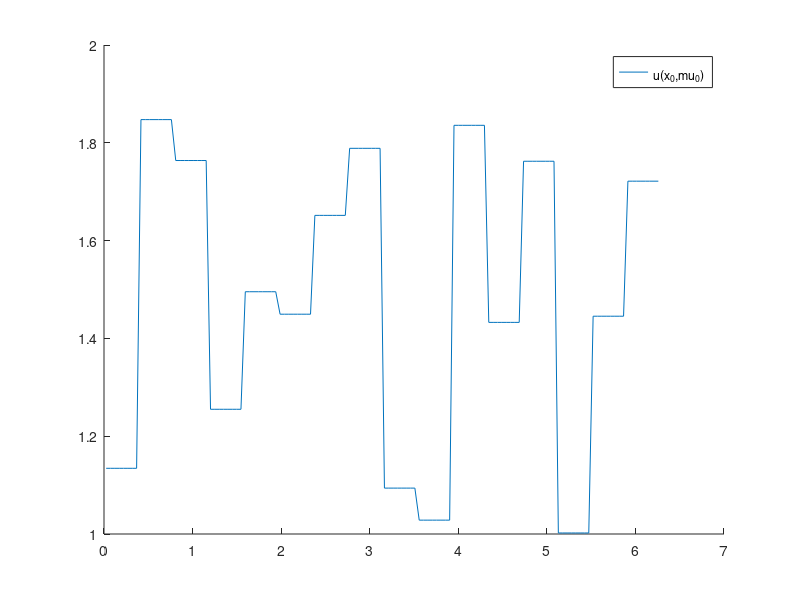
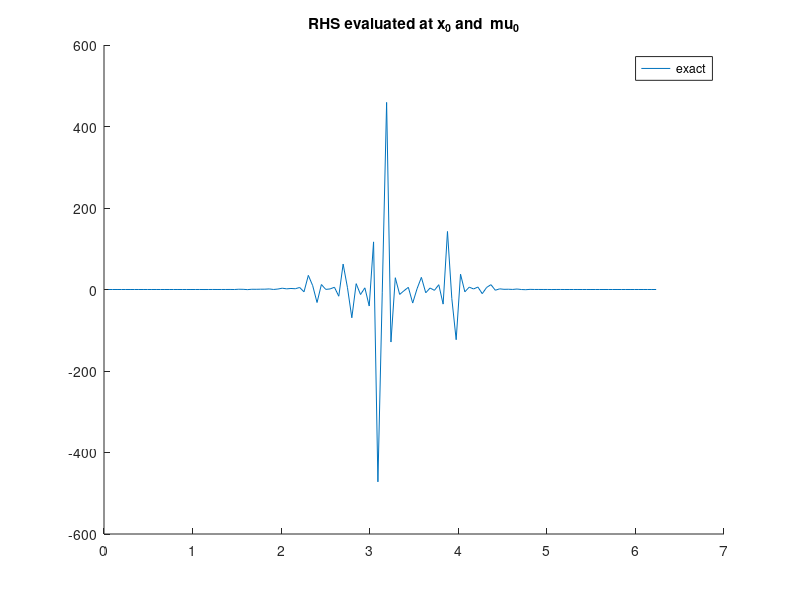
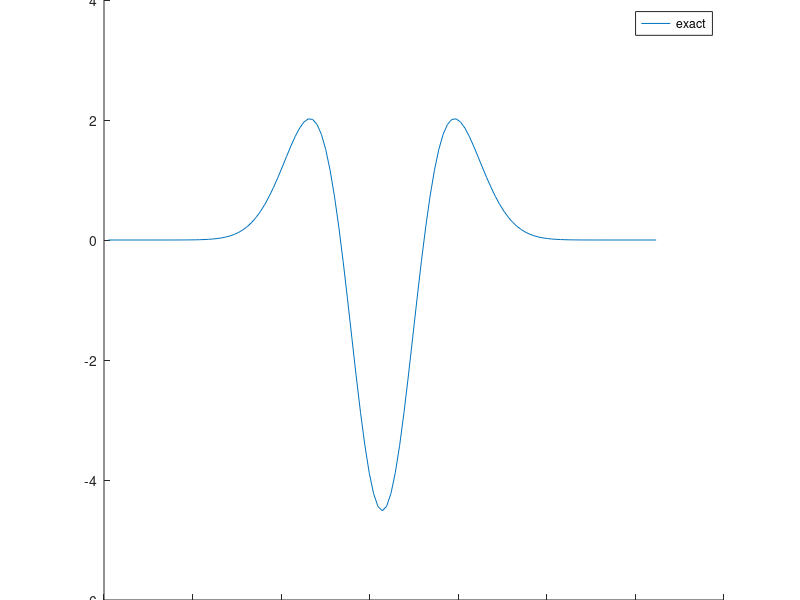

Here is the MATLAB script that generated these plots, in order: (Note: this script raises an error after producing the figures.)
clear all;
close all;

rng(1); % for reproducibility

addpath('source/');

N = 128;
% N = 16;
% N = 6;

    % monolithic = false
    monolithic = true


%% 1D heat equation with piecewise-constant conductivity as in https://epubs.siam.org/doi/epdf/10.1137/21M1452810, or rather https://arxiv.org/pdf/2502.10888


% Omega = [-1 1];
Omega = [0 2*pi];
xis = linspace(Omega(1),Omega(2),N+1)';
xis_in = xis(2:end-1);
dx = (Omega(2)-Omega(1))/N;

% d = 3; % dimension  of mu
d = 16; % dimension  of mu
% d = 4; % dimension  of mu
% d = 20;
mu0 = rand(d,1) + 1; % each entry between 1 and 2
A = 1/2*spdiags([ones(N,1) ones(N,1)],[0 1],N,N+1); % average in the N midpoints within N+1 points
% inds = ceil(eps+d*(xis'-Omega(1))/(Omega(2)-Omega(1)));
inds = ceil(eps+d*((A*xis)'-Omega(1))/(Omega(2)-Omega(1)));
% nuplus  = @(mu) mu(inds(2:end));
% numinus = @(mu) mu(inds(1:end-1));
% nu = @(x,mu) mu(ceil(eps+d*(xis'-Omega(1))/(Omega(2)-Omega(1)))); % x argument for compatibility
% nu = @(x,mu) [0;x;0].*mu(inds); % x argument for compatibility
% nu = @(x,mu) (A*[0;x;0]).*mu(inds); % x argument for compatibility
nu = @(x,mu) mu(inds); % x argument for compatibility
% nu = @(x,mu) mu(floor(eps+d*(xis'-Omega(1))/(Omega(2)-Omega(1)))); % x argument for compatibility
% x0 = -666*ones(size(xis));

% % k0 = @(xis,mu) exp(-(xis-mu).^2);
% % syms k0(xis_,mu);
% syms xis_ mu_;
% k0_(xis_,mu_) = exp(-.5*(xis_-mu_).^2);
% k0 = matlabFunction(k0_);
% nu = @(x,mu) k0(xis,mu).*x; % thermal conductivity 
% 
% x0 = -sin(pi/2*xis) + 1; % -> make intial condition satisfy BC
% x0 = -sin(pi/2*xis_in) + 1; % -> make intial condition satisfy BC
% % x0 = ones(size(xis)) ; % -> make intial condition satisfy BC
% mu0 = .3;
x0 = exp(-(xis_in-pi).^2).*sin(xis_in/2);

figure
hold on
% plot(xis,x0, "DisplayName","x_0")
% plot(xis,k0(xis,mu0), "DisplayName","k_0(\mu_0)")
% plot(xis,nu(x0,mu0), "DisplayName","\nu(x_0,\mu_0)")
plot(A*xis,nu(x0,mu0), "DisplayName","\nu(x_0,\mu_0)")
% plot(xis,numinus(mu0), "DisplayName","\nu(x_0,\mu_0)")
% plot(xis,nuplus(mu0), "DisplayName","\nu(x_0,\mu_0)")
% plot(xis,nu(mu0), "DisplayName","\nu(\mu_0)")
legend('show')

%%
dt = 1e-4;
% dt = 1e-4/10;
% dt = 0.008;
% dt = 0.001;
% t_end = 1;
% t_end = 100*dt;
t_end = 0.8;
% t_end = 10*dt;
nt = t_end/dt;

is = [2];
% is = [1];
I = speye(N);

%% finite elements discretization with homogeneous Dirichlet boundary conditions
%% --> due to Dirichlet BC only N-1 DoFs
N1 = N-1;
% xis1 = linspace(Omega(1),Omega(2),N)';
% dx = (Omega(2)-Omega(1))/N;

% damping matrix
C = 1/6*dx*spdiags([ones(N,1) 4*ones(N,1) ones(N,1)],[-1 0 1],N1,N1);
% stiffness matrix
% B = 1/dx*spdiags([-ones(N,1) 2*ones(N,1) ones(N,1)],[-1 0 1],N,N);
% B = @(mu) -1/dx*spdiags([-numinus(mu) numinus(mu)+nuplus(mu) -nuplus(mu)],[-1 0 1],N1,N1);
I = speye(N);
Iplus = I(2:end,:);
Iminus = I(1:end-1,:);
% B = @(x,mu) -1/dx*spdiags([-Iminus*nu(x,mu) (Iminus+Iplus)*nu(x,mu) -Iplus*nu(x,mu)],[-1 0 1],N1,N1);
B = @(x,mu) -1/dx*spdiags([-Iminus*nu([],mu) (Iminus+Iplus)*nu([],mu) -Iplus*nu([],mu)],[-1 0 1],N1,N1);

% F1_exact = @(x,mu) C\B*(nu([],mu).*x);
% F1_exact = @(x,mu) C\(B(x,mu)*x);

% F2_exact = @(x1,x2,mu) C\(B(x1,mu)*x2);
F2_exact = @(x1,x2,mu) C\(B([],mu)*(x1.*x2));
% F2_exact = @(x1,x2,mu) C\(B(x0,mu)*x2);
F2X_exact = @(X,mu) F2_exact(X(:,1),X(:,2),mu); % enable storing variables in one matrix
F2X = @(X,mu) F2X_exact(X,mu);

% D = spdiags([-ones(N,1) ones(N,1)], [-1 1],N,N); % first-order central finite difference
% D(1,1) = -1; D(end,end) = 1; % homogeneous Neumann BC
% D = D/(2*dx);
% D1 = D;

% F1 = @(x,theta) 0;
% F1_exact = @(x) D1*(nu(x,k0(mu)).*(D1*x));

% F2_exact = @(x1,x2,mu) D1*(nu(x1,mu).*(D1*x2));
% F2X_exact = @(X,mu) F2_exact(X(:,1),X(:,2),mu); % enable storing variables in one matrix

% Q: are boundary conditions in D1 correct like this?

% definition for k0 approximations
% F2_k = @(x1,x2,k,mu) D1*((k(xis,mu).*x1).*(D1*x2));
% F2_k = @(x1,x2,k) D1*((k.*x1).*(D1*x2));
% F2X_k = @(X,k) F2_k(X(1,:),X(2,:),k,mu0);

% % s_max = N;
% s_max = 18;
% % s_max = 6;
% % s_max = 1;
% % s_max = 1;
% % s_max = 30;
% % s_max = 21;
% mus = linspace(-1,1,s_max);
% mus = flip(mus)
% % mus = mu0

s_max = d;
mus = ones(d,d) + eye(d);

%% 1) simple setting: fixed mu
% F2 = @(x1,x2,theta) F2_exact(x1,x2,mu0);
% F2X = @(X,theta) F2(X(:,1),X(:,2),theta);  % enable storing variables in one matrix
% f = @(x,u,mu) F2(x,x);
% 
% mus = mu0;
% s= 1;
% qH = 1;
% Theta_H = 1;
% Thetas{1} = Theta_H;

%% 2) general setting: arbitrary qH

% k1_ = diff(k0_,xis_);
% % k1 = matlabFunction(k1_);
% k1 = eval(k1_(xis,mu0));

qH = s_max;
s = qH;
% mus = (0:s-1)+mu0;
% mus = linspace(-1,1,s);
% % % theta_H = @(mu) (mu'-mu0).^(0:s-1);
theta_H = @(mu) mu';

% Theta_H = theta_H(mus(1:s));
Theta_H = theta_H(mus);
Thetas{1} = Theta_H;

% F2 = @(x1,x2,theta) sum(theta'.*[F2_k(x1,x2,k0(xis,mu0)) F2_k(x1,x2,k1)],2);
% [F2,kps,k_sum] = F2_taylor_approx(k0_,mu_,qH,F2_k,xis,mu0);
% F2 = F2_exact;
% F2X = @(X,theta) F2(X(:,1),X(:,2),theta); % enable storing variables in one matrix

%% some plots 
figure
hold on
% plot(xis_in,F1_exact(x0,mu0), "DisplayName","exact")
% plot(xis,F2_exact(x0,x0,mu0), "DisplayName","exact")
plot(xis_in,F2_exact(x0,x0,mu0), "DisplayName","exact")
% plot(xis,F2X([x0,x0],theta_H(mu0)),'--',"DisplayName","Taylor approx "+qH)
title("RHS evaluated at x_0 and  \mu_0")
legend("show")

% mu1 = -1;
% mu1 = 2 - mu0 + 1; 
mu1 = ones(d,1); mu1(1) = 2; % make mu1 = mus_b(:,1)
% mu1 = -mu0;
figure
hold on
% plot(xis,F2_exact(x0,x0,mu1), "DisplayName","exact")
plot(xis_in,F2_exact(x0,x0,mu1), "DisplayName","exact")
% plot(xis_in,F1_exact(x0,mu1), "DisplayName","exact")
% plot(xis,F2X([x0,x0],theta_H(mu1)),'--',"DisplayName","Taylor approx "+qH)
title("RHS evaluated at x_0 and \mu="+ num2str(mu1))
legend("show")

%%

% f = @(x,u,mu) F2(x,x,theta_H(mu)); % previously used

f = @(x,u,mu) F2_exact(x,x,mu);
% f = @(x,u,mu) F1_exact(x,mu);
% F2_exact = @(x1,x2,mu) D1*(nu(x1,mu).*(D1*x2));


%%

Nu = 0; % input signal dimension

%% generate ROM basis construction data
% s_b = 5;
% s_b = d;


% X0s = 10*[-sin(pi/2*xs)' sin(3*pi/2*xs)']; % -> make intial condition satisfy BC
% x0 = -sin(pi/2*xis); % -> make intial condition satisfy BC
% mus_b = mus; % so far used
% mus_b = linspace(-1,1,s_b);
% mus_b = mus;
% s_b = 5; % does not need to be equal to d
s_b = d; % does not need to be equal to d
% mus_b = rand(d,s_b) + 1; % each entry between 1 and 2
mus_b = eye(d) + 1; % each entry between 1 and 2

X_b = zeros(N1,nt+1,s_b);
U_b = zeros(Nu,nt+1,s_b); 

for k = 1:s_b
    mu = mus_b(:,k);
    X_b(:,:,k) = simulate(x0,dt,nt,@(x) single_step(x,0,dt,f,mu));
end

%% construct ROM basis via POD
[V,S,~] = svd(X_b(:,:),'econ');
n = 30;
% n = 6;
% n = 16;
% n = N1;
% n = N;
% n = s_max;
% fac = 12;
% fac = 1;
% n = fac*s_max;

Vn = V(:,1:n);
% Vn = eye(n);

%% singular value decay
figure
semilogy(diag(S)/S(1,1))
title("singular value decay")

%% plot POD modes
figure; hold on
for i = 1:n
% for i = n:n
    plot(Vn(:,i))
end

%% state plots
k = 1;
figure
plot(xis_in,X_b(:,1,k))
hold on
plot(xis_in,X_b(:,2,k))
plot(xis_in,X_b(:,3,k))
plot(xis_in,X_b(:,5,k))
plot(xis_in,X_b(:,10,k))
plot(xis_in,X_b(:,50,k))
plot(xis_in,X_b(:,100,k))
plot(xis_in,X_b(:,end,k))

%% plot end states
figure
hold on
for k = 1:s_b
    plot(xis_in,X_b(:,end,k),"-x")
end


%% opinf on ROM basis snapshot data
% tX_b = Vn'*X_b;
tX_b = pagemtimes(Vn',X_b);
tX_b1 = tX_b(:,1:end-1,:);
tX_b2 = tX_b(:,2:end,:);
dot_tX_b = (tX_b2-tX_b1)/dt;

% Thetas_b{1} = theta_H(mus_b);
% [O,A_inds,B_inds,condD] = p_opinf(dot_tX_b,tX_b1,[],is,Thetas_b,true);
% sota.O = O;
% sota.condsD = condD;

%% construct intrusive operators

%% linear
% qA = d;
% tA1s = precompute_rom_operator_param(F1_exact,Vn,1,qA);
% % 
% intr.O = tA1s(:,:);
% intr.Os = tA1s;
% 
% Omu0 = precompute_rom_operator(@(X) F1_exact(X,mu0),Vn,1);
% Omu1 = precompute_rom_operator(@(X) F1_exact(X,mu1),Vn,1);
% 
% tA2s = tA1s; % botch to avoid chaning all names

%% quadratic

% Jn2 = power2kron(n,2);
% tA2 = precompute_rom_operator(F2X,Vn,2)*Jn2;

% tA2s = precompute_rom_operator_param(@(X,theta) F2X(X),Vn,2,qH);
tA2s = precompute_rom_operator_param(@(X,theta) F2X(X,theta),Vn,2,qH);
% tA2s = precompute_rom_operator_param(@(X,theta) F2X(X,theta),Vn,2,s_max);

intr.O = tA2s(:,:);
intr.Os = tA2s;

Jn2 = power2kron(n,2);
Omu0 = precompute_rom_operator(@(X) F2X_exact(X,mu0),Vn,2)*Jn2;
Omu1 = precompute_rom_operator(@(X) F2X_exact(X,mu1),Vn,2)*Jn2;

% tA2_2= Vn'*C*kron(Vn,Vn)*Jn2;
% norm(tA2-tA2_2)

%% generate rank-sufficient snapshot data
tX0_pure = rank_suff_basis(n,is);
U0_pure = [];
XU = blkdiag(U0_pure,tX0_pure);
tX0 = XU(Nu+1:end,:);
U0 = XU(1:Nu,:);

% tX0 = rank_suff_basis(n,is);
% U0 = [];

nf = size(tX0,2);
tX1 = zeros(n,nf,s_max);

% compute time step estimate (3.10)
dt1 = dt_estimate(X_b(:,:,1),U_b(:,:,1),Vn(:,1),dt,is); % internally computes derivatives, so we cannot concatenate trajectories

for k =1:s_max
    mu = mus(:,k);
    for i = 1:nf
        tX1(:,i,k) = Vn'*single_step(Vn*tX0(:,i),U0(:,i),dt1,f,mu);
    end
end

dot_tX = (tX1-tX0)/dt1;

%%
ns = 1:n;
ss = 1:s_max;
% ns = fac*(1:s_max);
% ns = n;
nn = numel(ns);

B_errors = zeros(nn,1);
A1_errors = zeros(nn,1);
% A2_errors = zeros(nn,1);

deco.O_errors = zeros(nn,1);
deco.condsD = zeros(nn,s);

mono.O_errors = zeros(nn,1);
mono.condsD = zeros(nn,1);

deco.Omu0errors = zeros(nn,1);
deco.Omu1errors = zeros(nn,1);

mono.Omu0errors = zeros(nn,1);
mono.Omu1errors = zeros(nn,1);

%% compute ROM state error
Xmu0_FOM = simulate(x0,dt,nt,@(x) single_step(x,0,dt,f,mu0));
Xmu1_FOM = simulate(x0,dt,nt,@(x) single_step(x,0,dt,f,mu1));

deco.ROMerror_mu0 = zeros(nn,1);
deco.ROMerror_mu1 = zeros(nn,1);

mono.ROMerror_mu0 = zeros(nn,1);
mono.ROMerror_mu1 = zeros(nn,1);

% figure(7)
% hold on
% figure(8)
% hold on
%%

n_is__ = n_is(n,is);

for j = 1:nn
    n_ = ns(j);
    % n_ = 4;
    % n_ = s_max; % botch
    %% NEW: changing s
    % s = n_;
    % s = 1;
    s = qH;
    % s = ns(j); % botch
    % s = ss(j); % botch
    % theta_H = @(mu) (mu'-mu0).^(0:s-1);
    theta_H = @(mu) mu';

    Theta_H = theta_H(mus(:,1:s));
    Thetas{1} = Theta_H;
    %%
    n_is_ = n_is(n_,is);
    nf_ = sum(n_is_)+Nu;

    % ks = [1:Nu+n_is_(1), Nu+n_is__(1)+1:Nu+n_is__(1)+n_is_(2)];
    ks = [1:Nu+n_is_(1)];

    tX0_ = tX0(1:n_,ks);
    dot_tX_ = dot_tX(1:n_,ks,1:s);
    U0_ = U0(:,ks);

    hA2s_ = zeros(n_,n_is_,s);
    tA2s_ = zeros(n_,n_is_,s);

    %% monolithic construction
    if monolithic
        tX = repmat(full(tX0_),1,1,s);
        [O,A_inds,B_inds,condD] = p_opinf(dot_tX_,tX,U0_,is,Thetas,true);
        mono.O = O;
        mono.condsD(j) = condD;
    end

    for k =1:s
        dot_tX_ = dot_tX(1:n_,ks,k);

        [O,A_inds,B_inds,condD] = opinf(dot_tX_,tX0_,U0_,is,true);
        % hA1_ = O(:,A_inds(1,1):A_inds(1,2));
        hA2_ = O(:,A_inds(1,1):A_inds(1,2));
        % hA2_ = O(:,A_inds(2,1):A_inds(2,2));
        hB_ = O(:,B_inds(1,1):B_inds(1,2));

        % tB_ = tB(1:n_,:);
        % tA1_ = tA1s(1:n_,1:n_is_(1),k);
        tA2_ = tA2s(1:n_,1:n_is_(1),k);
        % tA2_ = tA2(1:n_,1:n_is_(2));

        % tO_ = [tA1_ tA2_];
        tO_ = [tA2_];
        % O_errors(j,k) = norm(O-tO_,"fro")/norm(tO_,"fro");

        deco.condsD(j,k) = condD;

        hA2s_(:,:,k) = hA2_;
        tA2s_(:,:,k) = tA2_;
    end

    % deco.O = hA2s_(:,:)*kron(inv(Theta_H),eye(n_is_))';
    deco.O = hA2s_(:,:)/kron((Theta_H),eye(n_is_))';
    % O_errors(j) = norm(tA1s_(:,:)-hA1s_,"fro")/norm(tO_,"fro");
    deco.O_errors(j) = norm(tA2s_(:,:)-deco.O,"fro")/norm(tA2s_(:,:), "fro");
    if monolithic
        mono.O_errors(j) = norm(tA2s_(:,:)-mono.O,"fro")/norm(tA2s_(:,:), "fro");
    end

    deco.Os = reshape(deco.O,[n_, n_is_(1), s]);
    
    Omu1_ = Omu1(1:n_,1:n_is_(1));
    deco.Omu1errors(j) = norm(affine_op(deco.Os,theta_H(mu1))-Omu1_,"fro")/norm(Omu1,"fro");
    Omu0_ = Omu0(1:n_,1:n_is_(1));
    deco.Omu0errors(j) = norm(affine_op(deco.Os,theta_H(mu0))-Omu0_,"fro")/norm(Omu0,"fro");
    if monolithic
        mono.Os = reshape(mono.O,[n_, n_is_(1), s]);
        mono.Omu1errors(j) = norm(affine_op(mono.Os,theta_H(mu1))-Omu1_,"fro")/norm(Omu1,"fro");
        mono.Omu0errors(j) = norm(affine_op(mono.Os,theta_H(mu0))-Omu0_,"fro")/norm(Omu0,"fro");
    end

    %% compute ROM state error
    % Xmu0_FOM = simulate(x0,dt,nt,@(x) single_step(x,0,dt,f,mu0));
    % Xmu1_FOM = simulate(x0,dt,nt,@(x) single_step(x,0,dt,f,mu0));

    In_2 = kron2power(n_,2);

    %% intrusive

    intr.Os = reshape(tA2s_(:),[n_, n_is_(1), s]);

    intr.Omu0_ = affine_op(intr.Os,theta_H(mu0));
    intr.ROMmu0_step = @(x) x+ dt*intr.Omu0_*In_2*kron(x,x);
    % intr.ROMmu0_step = @(x) x+ dt*intr.Omu0_*x; % linear
    % ROMmu1_step = @(x) x+ dt*Omu1_*In_2*kron(x,x);
    intr.Omu1_ = affine_op(intr.Os,theta_H(mu1));
    intr.ROMmu1_step = @(x) x+ dt*intr.Omu1_*In_2*kron(x,x);
    % intr.ROMmu1_step = @(x) x+ dt*intr.Omu1_*x; % linear

    Vn_ = Vn(:,1:n_);
    intr.Xmu0 = simulate(Vn_'*x0,dt,nt,intr.ROMmu0_step);
    intr.Xmu1 = simulate(Vn_'*x0,dt,nt,intr.ROMmu1_step);

    intr.ROMerror_mu0(j) = sum(vecwise_2norm(Xmu0_FOM - Vn_*intr.Xmu0))/sum(vecwise_2norm(Xmu0_FOM));
    intr.ROMerror_mu1(j) = sum(vecwise_2norm(Xmu1_FOM - Vn_*intr.Xmu1))/sum(vecwise_2norm(Xmu1_FOM));
    %%
    % ROMmu0_step = @(x) x+ dt*Omu0_*In_2*kron(x,x);
    deco.Omu0_ = affine_op(deco.Os,theta_H(mu0));
    deco.ROMmu0_step = @(x) x+ dt*deco.Omu0_*In_2*kron(x,x);
    % deco.ROMmu0_step = @(x) x+ dt*deco.Omu0_*x; % linear
    % ROMmu1_step = @(x) x+ dt*Omu1_*In_2*kron(x,x);
    deco.Omu1_ = affine_op(deco.Os,theta_H(mu1));
    deco.ROMmu1_step = @(x) x+ dt*deco.Omu1_*In_2*kron(x,x);
    % deco.ROMmu1_step = @(x) x+ dt*deco.Omu1_*x; % linear

    Vn_ = Vn(:,1:n_);
    deco.Xmu0 = simulate(Vn_'*x0,dt,nt,deco.ROMmu0_step);
    deco.Xmu1 = simulate(Vn_'*x0,dt,nt,deco.ROMmu1_step);

    deco.ROMerror_mu0(j) = sum(vecwise_2norm(Xmu0_FOM - Vn_*deco.Xmu0))/sum(vecwise_2norm(Xmu0_FOM));
    deco.ROMerror_mu1(j) = sum(vecwise_2norm(Xmu1_FOM - Vn_*deco.Xmu1))/sum(vecwise_2norm(Xmu1_FOM));
     
    if monolithic
        % ROMmu0_step = @(x) x+ dt*Omu0_*In_2*kron(x,x);
        mono.Omu0_ = affine_op(mono.Os,theta_H(mu0));
        mono.ROMmu0_step = @(x) x+ dt*mono.Omu0_*In_2*kron(x,x);
        % mono.ROMmu0_step = @(x) x+ dt*mono.Omu0_*x; % linear
        % ROMmu1_step = @(x) x+ dt*Omu1_*In_2*kron(x,x);
        mono.Omu1_ = affine_op(mono.Os,theta_H(mu1));
        mono.ROMmu1_step = @(x) x+ dt*mono.Omu1_*In_2*kron(x,x);
        % mono.ROMmu1_step = @(x) x+ dt*mono.Omu1_*x;

        Vn_ = Vn(:,1:n_);
        mono.Xmu0 = simulate(Vn_'*x0,dt,nt,mono.ROMmu0_step);
        mono.Xmu1 = simulate(Vn_'*x0,dt,nt,mono.ROMmu1_step);

        mono.ROMerror_mu0(j) = sum(vecwise_2norm(Xmu0_FOM - Vn_*mono.Xmu0))/sum(vecwise_2norm(Xmu0_FOM));
        mono.ROMerror_mu1(j) = sum(vecwise_2norm(Xmu1_FOM - Vn_*mono.Xmu1))/sum(vecwise_2norm(Xmu1_FOM));
    end

    % ts = 0:dt:t_end;
    % figure(7)
    % semilogy(ts,ROMerror_mu0,'DisplayName',"n=" +num2str(n_))
    % figure(8)
    % semilogy(ts,ROMerror_mu1,'DisplayName',"n=" +num2str(n_))
end

% figure(7)
% ylabel("ROM state error")
% xlabel("time")
% set(gca, 'YScale', 'log')
% grid on
% legend("show")
% title("\mu_0")
% 
% figure(8)
% ylabel("ROM state error")
% xlabel("time")
% set(gca, 'YScale', 'log')
% grid on
% legend("show")
% title("\mu_1")

figure
hold on
semilogy(ns,sum(deco.O_errors,2)/qH,'x-', 'LineWidth', 2,'DisplayName',"decoupled")
if monolithic
    semilogy(ns,sum(mono.O_errors,2)/qH,'+--', 'LineWidth', 2,'DisplayName',"monolithic")
end
ylabel("operator error")
xlabel("ROM dimension")
set(gca, 'YScale', 'log')
grid on
legend("show","Location","southeast")
% title("compares against Taylor approximation!")
box on
savefig("figures_piecewise/operator_errors.fig")
exportgraphics(gcf,"figures_piecewise/operator_errors.pdf")


figure
hold on
if monolithic
    semilogy(ns,mono.condsD,'x-', 'LineWidth', 2,'DisplayName',"monolithic")
end
semilogy(ns,sum(deco.condsD,2)/s,'x-', 'LineWidth', 2,'DisplayName',"decoupled")
% semilogy(n,sota.condsD, 'x-', 'LineWidth', 2,'DisplayName',"state of the art")
ylabel("condition number")
xlabel("ROM dimension")
set(gca, 'YScale', 'log')
grid on
legend("show","Location","east")
% ylim([.8 30])
box on
savefig("figures_piecewise/condition_numbers.fig")
exportgraphics(gcf,"figures_piecewise/condition_numbers.pdf")


figure
hold on
semilogy(ns,deco.Omu0errors,'x-','DisplayName',"\mu_0 decoupled")
semilogy(ns,deco.Omu1errors,'x-','DisplayName',"\mu_1 decoupled")
if monolithic
    semilogy(ns,mono.Omu0errors,'+--','DisplayName',"\mu_0 monolithic")
    semilogy(ns,mono.Omu1errors,'+--','DisplayName',"\mu_1 monolithic")
end
ylabel("operator error")
xlabel("ROM dimension")
set(gca, 'YScale', 'log')
grid on
legend("show","Location","southeast")
% title("compares against exact Gaussian!")
box on
set(gcf,'Position',[100 100 500 500])

savefig("figures_piecewise/operator_errors_evaluated.fig")
exportgraphics(gcf,"figures_piecewise/operator_errors_evaluated.pdf")

figure
hold on
semilogy(ns,deco.ROMerror_mu0,'x-','DisplayName',"\mu_0 decoupled")
semilogy(ns,deco.ROMerror_mu1,'x-','DisplayName',"\mu_1 decoupled")
if monolithic
    semilogy(ns,mono.ROMerror_mu0,'+--','DisplayName',"\mu_0 monolithic")
    semilogy(ns,mono.ROMerror_mu1,'+--','DisplayName',"\mu_1 monolithic")
end
semilogy(ns,intr.ROMerror_mu0,'o','DisplayName',"\mu_0 intrusive")
semilogy(ns,intr.ROMerror_mu1,'o','DisplayName',"\mu_1 intrusive")

ylabel("average ROM state error")
xlabel("ROM dimension")
set(gca, 'YScale', 'log')
grid on
legend("show")
% title("ROM dim and Taylor dim increasing")
% title("ROM dim increasing, Taylor dim = "+num2str(s))
% title("ROM dim =" + num2str(n_) + ", Taylor dim increasing")
box on
set(gcf,'Position',[100 100 500 500])

savefig("figures_piecewise/rom_state_errors.fig")
exportgraphics(gcf,"figures_piecewise/rom_state_errors.pdf")

%% visualize singular values
% figure; semilogy(diag(S),'o-')
% hold on

% save("data/data_burgers","O_errors","condsD");


%% FOM solver running for one time step
function x_1 = single_step(x_0,u_0,dt,f,mu)
    x_1 = x_0 + dt*f(x_0,u_0,mu);
end
